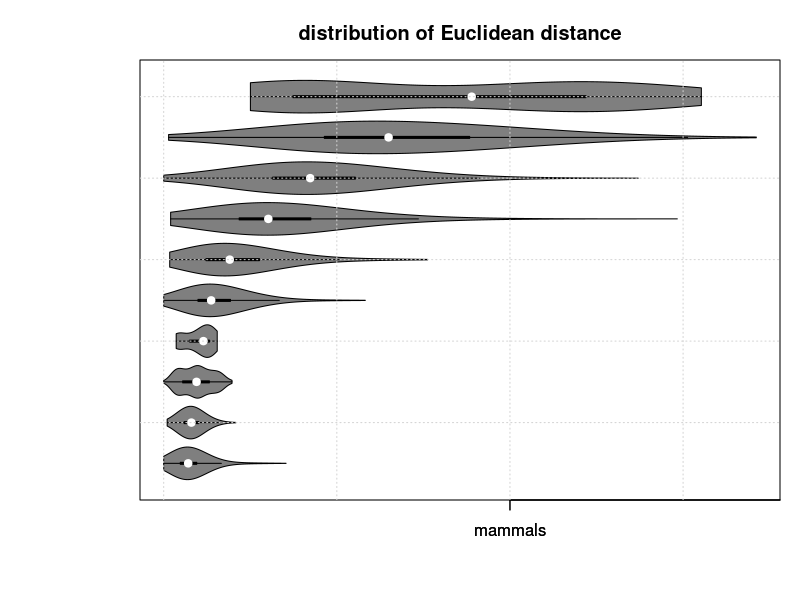
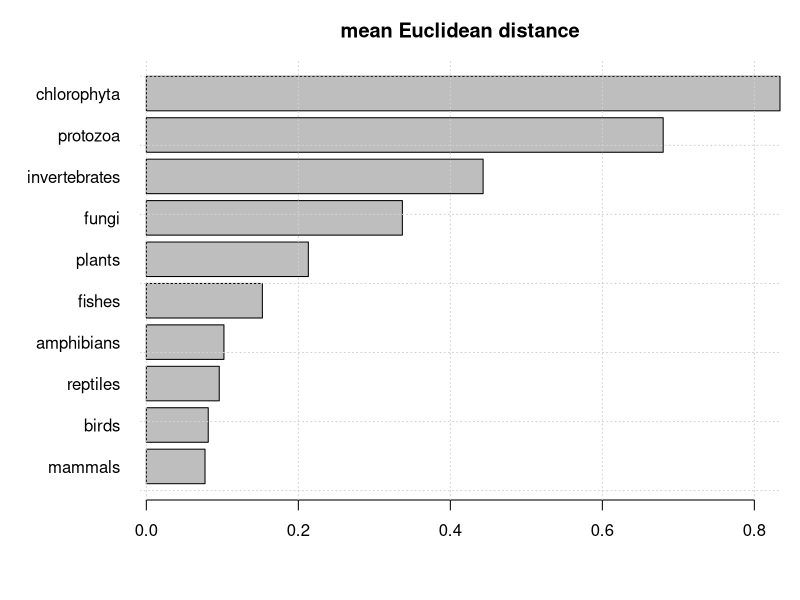
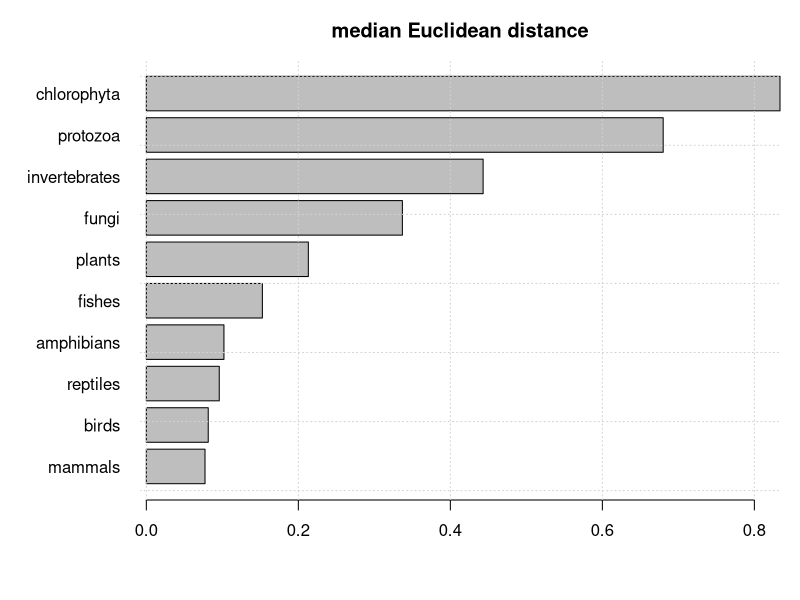

Recreate these plots in R, in order.
## ---- chunk 1

suppressPackageStartupMessages({
  library("vioplot")
  library("beeswarm")
  library("kableExtra")
  library("seqinr")
  library("gplots")
})

## ---- chunk 2

dat <- read.csv("new_all.csv")
head(dat)

## ---- chunk 3

unique(dat$class)

mammals <- subset(dat,class=="Mammals")
fishes <- subset(dat,class=="Fishes")
birds <- subset(dat,class=="Birds")
fungi <- subset(dat,class=="Fungi")
plants <- subset(dat,class=="Plants")
protozoa <- subset(dat,class=="Protozoa")
reptiles <- subset(dat,class=="Reptiles")
chlorophyta <- subset(dat,class=="Chlorophyta")
amphibians <- subset(dat,class=="Amphibians")
invertebrates <- subset(dat,class=="Invertebrates")

l <- list("mammals"=mammals, "fishes"=fishes, "birds"=birds, "fungi"=fungi,
  "plants"=plants, "protozoa"=protozoa, "reptiles"=reptiles, 
  "chlorophyta"=chlorophyta, "amphibians"=amphibians, "invertebrates"=invertebrates)

## ---- chunk 4

res <- lapply(l,function(df) {
  df$class <- NULL
  dfa <- aggregate(. ~ name, df, mean)
  rownames(dfa) <- dfa$name
  dfa$name <- NULL
  as.vector(dist(dfa))
})

message("mean")
lapply(res,mean)

message("median")
lapply(res,median)

res2 <- res[order(unlist(lapply(res,median)))]

par(mar=c(5,7,3,1))
vioplot(res2,horizontal=TRUE,las=1,main="distribution of Euclidean distance") ; grid()
barplot(unlist(lapply(res2,mean)),horiz=TRUE,las=1,main="mean Euclidean distance") ; grid()
barplot(unlist(lapply(res2,mean)),horiz=TRUE,las=1,main="median Euclidean distance") ; grid()


## ---- chunk 5

sessionInfo()
